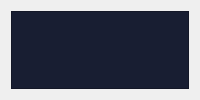
            <widget class="QWidget" name="page_usuario">
             <layout class="QVBoxLayout" name="verticalLayout_19">
              <item>
               <widget class="QFrame" name="frame_25">
                <property name="styleSheet">
                 <string notr="true">QPushButton{
border-top-left-radius:20p;
color: rgb(0,126,249);
font: 77 10pt &quot;Gadugi&quot;;

border-radius: 5px;


}

QPushButton:hover{

background-color: qlineargradient(spread:pad, x1:0, y1:0.505682, x2:1, y2:0.477, stop:0 rgba(11, 131, 120, 219), stop:1 rgba(85, 98, 112, 226));

}
QFrame{
background-color: rgb(24, 30, 50);
}
QLabel{
color: rgb(0,126,249);
}
QLineEdit{
font: 77 14pt &quot;Microsoft YaHei&quot;;
color: rgb(158, 161, 178);
border-radius: 5px;
}
</string>
                </property>
                <property name="frameShape">
                 <enum>QFrame::StyledPanel</enum>
                </property>
                <property name="frameShadow">
                 <enum>QFrame::Raised</enum>
                </property>
                <widget class="QLabel" name="label_4">
                 <property name="geometry">
                  <rect>
                   <x>340</x>
                   <y>120</y>
                   <width>121</width>
                   <height>41</height>
                  </rect>
                 </property>
                 <property name="font">
                  <font>
                   <pointsize>14</pointsize>
                  </font>
                 </property>
                 <property name="text">
                  <string>Cargo</string>
                 </property>
                </widget>
                <widget class="QLineEdit" name="lnx_cargo_u">
                 <property name="geometry">
                  <rect>
                   <x>500</x>
                   <y>120</y>
                   <width>141</width>
                   <height>41</height>
                  </rect>
                 </property>
                 <property name="font">
                  <font>
                   <family>Microsoft YaHei</family>
                   <pointsize>14</pointsize>
                   <weight>9</weight>
                   <italic>false</italic>
                   <bold>false</bold>
                  </font>
                 </property>
                 <property name="text">
                  <string/>
                 </property>
                </widget>
                <widget class="QLabel" name="label_5">
                 <property name="geometry">
                  <rect>
                   <x>340</x>
                   <y>180</y>
                   <width>121</width>
                   <height>41</height>
                  </rect>
                 </property>
                 <property name="font">
                  <font>
                   <pointsize>14</pointsize>
                  </font>
                 </property>
                 <property name="text">
                  <string>Nombre</string>
                 </property>
                </widget>
                <widget class="QLabel" name="label_7">
                 <property name="geometry">
                  <rect>
                   <x>340</x>
                   <y>240</y>
                   <width>111</width>
                   <height>41</height>
                  </rect>
                 </property>
                 <property name="font">
                  <font>
                   <pointsize>14</pointsize>
                  </font>
                 </property>
                 <property name="text">
                  <string>Apellido</string>
                 </property>
                </widget>
                <widget class="QLabel" name="label_12">
                 <property name="geometry">
                  <rect>
                   <x>330</x>
                   <y>30</y>
                   <width>321</width>
                   <height>71</height>
                  </rect>
                 </property>
                 <property name="font">
                  <font>
                   <pointsize>14</pointsize>
                  </font>
                 </property>
                 <property name="layoutDirection">
                  <enum>Qt::LeftToRight</enum>
                 </property>
                 <property name="text">
                  <string>Usuario Actual</string>
                 </property>
                 <property name="alignment">
                  <set>Qt::AlignCenter</set>
                 </property>
                </widget>
                <widget class="QLabel" name="label_15">
                 <property name="geometry">
                  <rect>
                   <x>340</x>
                   <y>300</y>
                   <width>151</width>
                   <height>41</height>
                  </rect>
                 </property>
                 <property name="font">
                  <font>
                   <pointsize>14</pointsize>
                  </font>
                 </property>
                 <property name="text">
                  <string>Usuario</string>
                 </property>
                </widget>
                <widget class="QLineEdit" name="lnx_nombre_u">
                 <property name="geometry">
                  <rect>
                   <x>500</x>
                   <y>180</y>
                   <width>141</width>
                   <height>41</height>
                  </rect>
                 </property>
                </widget>
                <widget class="QLineEdit" name="lnx_apellido_u">
                 <property name="geometry">
                  <rect>
                   <x>500</x>
                   <y>240</y>
                   <width>141</width>
                   <height>41</height>
                  </rect>
                 </property>
                </widget>
                <widget class="QLineEdit" name="lnl_usuario_u">
                 <property name="geometry">
                  <rect>
                   <x>500</x>
                   <y>300</y>
                   <width>141</width>
                   <height>41</height>
                  </rect>
                 </property>
                </widget>
                <widget class="QPushButton" name="btn_cerrar_sesion">
                 <property name="geometry">
                  <rect>
                   <x>350</x>
                   <y>380</y>
                   <width>281</width>
                   <height>61</height>
                  </rect>
                 </property>
                 <property name="text">
                  <string>Cerrar sesión</string>
                 </property>
                </widget>
               </widget>
              </item>
             </layout>
            </widget>
